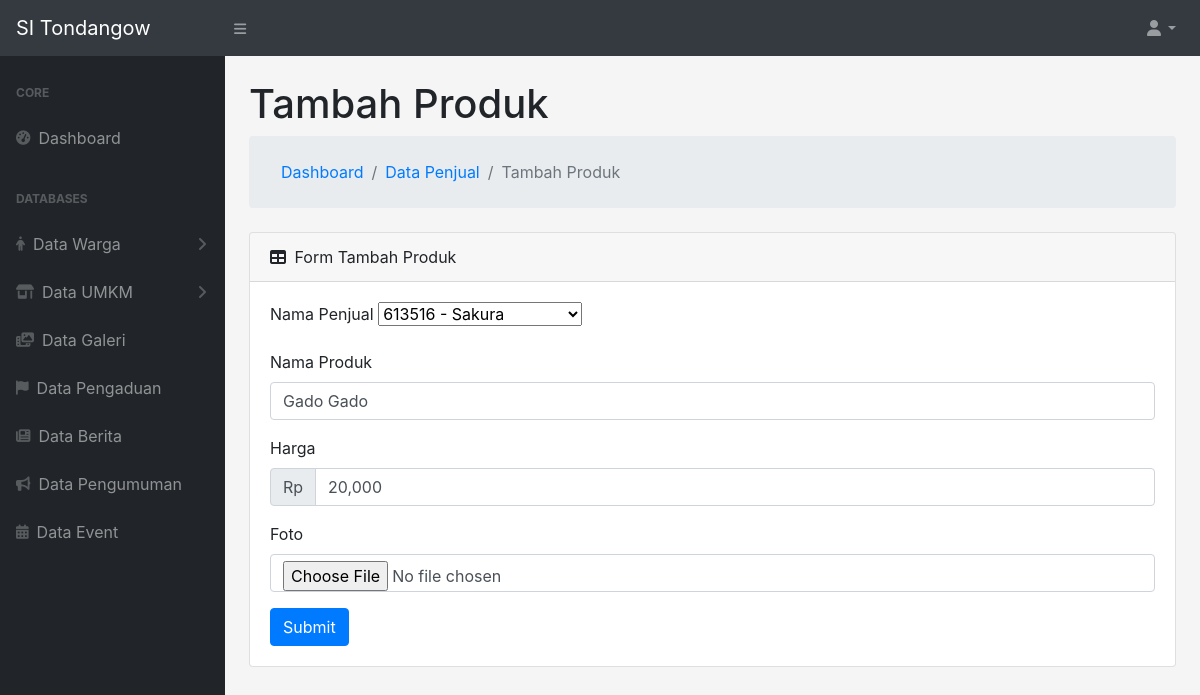
The page /models/ubahProduk.php?id=3 on the database its author committed.
### tables this page shows
CREATE TABLE `produk` (
  `id_produk` int(11) NOT NULL,
  `id_penjual` int(11) NOT NULL,
  `nama_produk` varchar(255) NOT NULL,
  `harga` varchar(255) NOT NULL,
  `gambar` varchar(255) NOT NULL
);

CREATE TABLE `penduduk` (
  `id` int(11) NOT NULL,
  `no_kk` int(255) NOT NULL,
  `nik` varchar(255) NOT NULL,
  `nama` varchar(255) NOT NULL,
  `tanggal_lahir` date NOT NULL,
  `jenis_kelamin` varchar(255) NOT NULL,
  `agama` varchar(255) NOT NULL,
  `pekerjaan` varchar(255) NOT NULL,
  `alamat_lengkap` varchar(255) NOT NULL
);

### functions/general.php (called while the page is built, shortened)
<?php
require_once 'dbconnect.php';
function query($query)
{
    global $dbconnect;
    $result = mysqli_query($dbconnect, $query);
    $rows = [];
    while ($row = mysqli_fetch_assoc($result)) {
        $rows[] = $row;
    }
    return $rows;
}
?>

### models/ubahProduk.php (the view, shortened to what this page needs)
<?php
include '../templates/header.php';
$pageName = 'Tambah Produk';
$getId=$_GET['id'];
$queryProduk = query("SELECT DISTINCT
penduduk.nama,
penduduk.nik,
penjual.id_penjual,
penjual.nama_penjual,
penjual.no_telepon,
penjual.alamat_toko,
produk.id_produk,
produk.id_penjual,
produk.nama_produk,
produk.harga,
produk.gambar
FROM produk
JOIN penjual ON produk.id_penjual=penjual.id_penjual
JOIN penduduk ON penjual.nama_penjual=penduduk.id WHERE produk.id_produk='$getId'")[0];
?>
<div id="layoutSidenav_content">
    <main>
        <div class="container-fluid">
            <h1 class="mt-4"><?= $pageName ?></h1>
            <ol class="breadcrumb mb-4">
                <ol class="breadcrumb mb-0">
                    <li class="breadcrumb-item"><a href="../index.php">Dashboard</a></li>
                    <li class="breadcrumb-item"><a href="../controllers/dataPenjual.php">Data Penjual</a></li>
                    <li class="breadcrumb-item active"><?= $pageName ?></li>
                </ol>
            </ol>
            <div class="card mb-4">
                <div class="card-header">
                    <div>
                        <i class="fas fa-table mr-1 position-relative"></i>
                        Form <?= $pageName ?>
                    </div>
                </div>
                <div class="card-body">
                    <form name="form" id="form" action="#" method="post" enctype="multipart/form-data">
                        <div class="form-group">
                            <label for="nama_penjual">Nama Penjual</label>
                            <select name="nama_penjual" id="selectize" class="form-select" required>
                                <option selected value="<?=$queryProduk['id_penjual']?>"><?=$queryProduk['nik']?> - <?=$queryProduk['nama']?></option>
                            </select>
                        </div>
                        <div class="form-group">
                            <label for="nama_produk">Nama Produk</label>
                            <input value="<?=$queryProduk['nama_produk']?>" name="nama_produk" id="nama_produk" autocomplete="off" type="text" class="form-control" placeholder="..." required>
                        </div>
                        <label for="harga">Harga</label>
                        <div class="input-group mb-3">
                            <div class="input-group-prepend">
                                <span class="input-group-text">Rp</span>
                            </div>
                            <input value="<?=$queryProduk['harga']?>" id="harga" name="harga" type="text" class="form-control harga" aria-label="Amount (to the nearest dollar)">
                        </div>
                        <div class="mb-3">
                            <label for="namaFile" class="form-label">Foto</label>
                            <input id="namaFile" name="namaFile" class="form-control" type="file">
                        </div>
                        <button name="submit" id="submit" type="submit" class="btn btn-primary">Submit</button>
                    </form>
                </div>
            </div>
        </div>
    </main>
</div>
</div>
<?php include '../templates/footer.php'; ?>

### rows shown on the page
produk: nama_penjual "613516 - Sakura", nama_produk "Gado Gado", harga "20,000"

### other values the page prints
$pageName "Tambah Produk"
